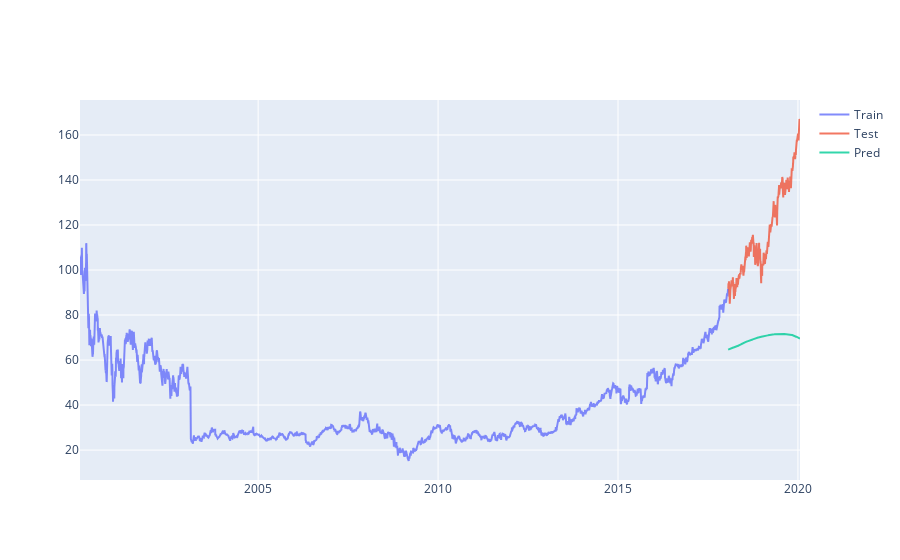

Notebook code cell kept with this figure:
### Code cell
import plotly.graph_objects as go

fig = go.Figure()

fig.add_trace(
    go.Scatter(
        x=df_train[pg._COL_DATETIME],
        y=df_train[pg._COL_CLOSE],
        name="Train",
        opacity=0.8))

fig.add_trace(
    go.Scatter(
        x=df_test[pg._COL_DATETIME],
        y=df_test[pg._COL_CLOSE],
        name="Test",
        opacity=0.8))

fig.add_trace(
    go.Scatter(
        x=df_test[pg._COL_DATETIME],
        y=df_test['predictions'],
        name="Pred",
        opacity=0.8))

fig.show()

### Figure 1 — Plotly figure (JSON) as saved in the notebook; plotly's stock layout.template omitted (floating-point values rounded to 4 significant figures; data arrays with more than 128 entries replaced by an {"elided": "..."} marker saying what was removed)
{"data": [{"name": "Train", "opacity": 0.8, "type": "scatter", "x": {"elided": "4530 str values"}, "y": {"elided": "4530 float values"}}, {"name": "Test", "opacity": 0.8, "type": "scatter", "x": {"elided": "503 str values"}, "y": {"elided": "503 float values"}}, {"name": "Pred", "opacity": 0.8, "type": "scatter", "x": {"elided": "503 str values"}, "y": {"elided": "503 float values"}}], "layout": {}}
